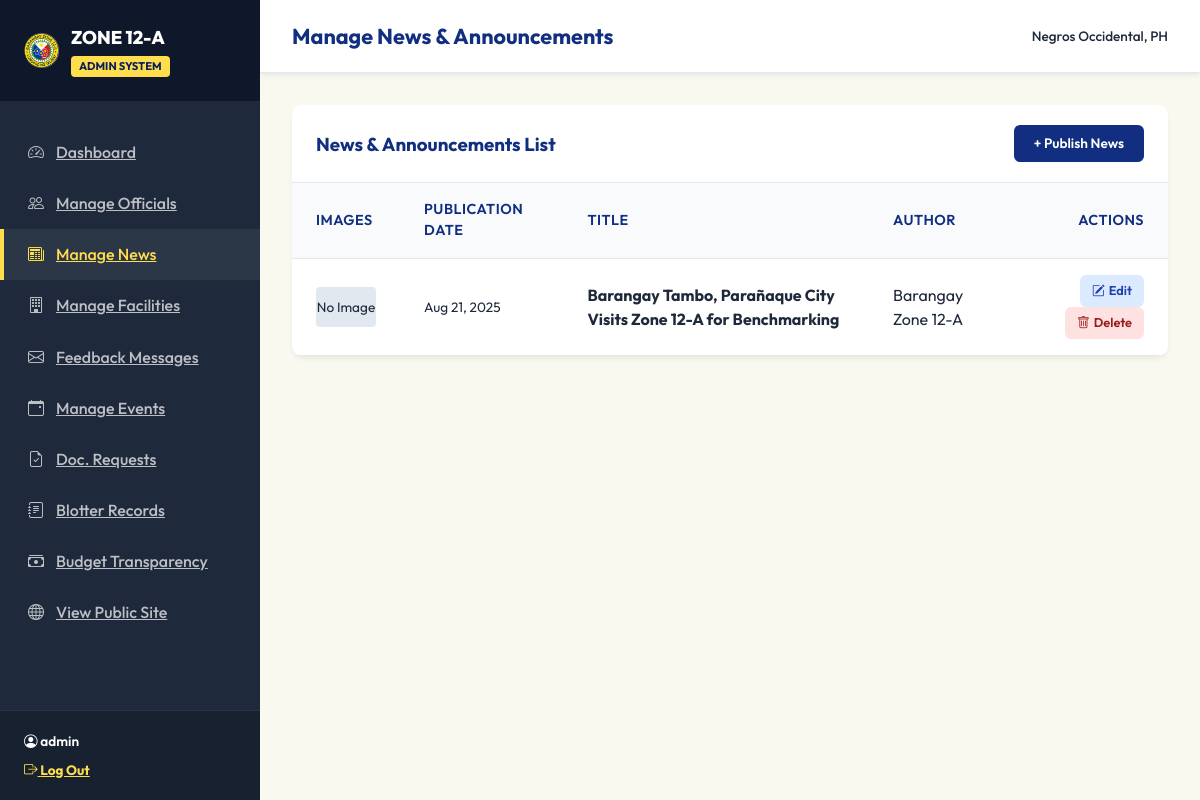
The app's page /admin/manage_news.php (signed in) with its own data.
### tables this page shows
CREATE TABLE `news` (
  `id` INT AUTO_INCREMENT PRIMARY KEY,
  `title` VARCHAR(255) NOT NULL,
  `content` TEXT NOT NULL,
  `image` VARCHAR(255) DEFAULT NULL,
  `date_posted` DATE NOT NULL,
  `author` VARCHAR(100) NOT NULL
);

### admin/manage_news.php (the view, shortened to what this page needs)
<?php
require_once 'includes/admin_header.php';
function parse_news_images($image_data) {
    if (empty($image_data)) return [];
    return [$image_data];
}
try {
    $pdo->exec("ALTER TABLE news MODIFY COLUMN image TEXT DEFAULT NULL");
} catch (PDOException $e) {
}
$action = isset($_GET['action']) ? $_GET['action'] : 'list';
$id = isset($_GET['id']) ? filter_var($_GET['id'], FILTER_VALIDATE_INT) : null;
$news_data = null;
?>
<?php if ($action === 'add' || $action === 'edit'): ?>
    <div style="margin-bottom: 1.5rem;">
        <a href="manage_news.php" class="btn-action btn-edit">← Back to List</a>
    </div>
    <div class="form-card">
        <h3 class="form-title"><?php echo $action === 'add' ? 'Publish News Announcement' : 'Edit News Details'; ?></h3>
        <form action="manage_news.php?action=<?php echo $action; ?><?php echo $id ? '&id=' . $id : ''; ?>" method="POST" enctype="multipart/form-data">
            <div class="form-grid">
                <div class="form-group form-grid-full">
                    <label for="title" class="form-label">Article Title</label>
                    <input type="text" name="title" id="title" class="form-control" placeholder="e.g. Barangay Hall Expansion Project Launched" value="<?php echo htmlspecialchars($news_data['title'] ?? ''); ?>" required>
                </div>
                <div class="form-group form-grid-full">
                    <label for="content" class="form-label">Article Body Content</label>
                    <textarea name="content" id="content" class="form-control" placeholder="Type news article contents here..." style="min-height: 200px;" required><?php echo htmlspecialchars($news_data['content'] ?? ''); ?></textarea>
                </div>
                <div class="form-group">
                    <label for="date_posted" class="form-label">Publication Date</label>
                    <input type="date" name="date_posted" id="date_posted" class="form-control" value="<?php echo htmlspecialchars($news_data['date_posted'] ?? date('Y-m-d')); ?>" required>
                </div>
                <div class="form-group">
                    <label for="author" class="form-label">Author / Department</label>
                    <input type="text" name="author" id="author" class="form-control" placeholder="e.g. Barangay Zone 12-A Secretariat" value="<?php echo htmlspecialchars($news_data['author'] ?? 'Barangay Zone 12-A'); ?>" required>
                </div>
                <div class="form-group form-grid-full">
                    <label for="images" class="form-label">Article Images (Upload multiple images)</label>
                    <input type="file" name="images[]" id="images" class="form-control" multiple accept="image/*">
                    <div style="font-size: 0.8rem; color: var(--color-text-muted); margin-top: 0.35rem;">
                        💡 You can hold <kbd style="background: #e2e8f0; padding: 2px 5px; border-radius: 3px;">Ctrl</kbd> or <kbd style="background: #e2e8f0; padding: 2px 5px; border-radius: 3px;">Cmd</kbd> to select multiple image files at once.
                    </div>
                    <?php
                    $existing_imgs = $news_data ? parse_news_images($news_data['image']) : [];
                    if (!empty($existing_imgs)):
                    ?>
                        <div style="margin-top: 1.25rem;">
                            <label class="form-label">Currently Attached Images (<?php echo count($existing_imgs); ?>):</label>
                            <div style="display: flex; flex-wrap: wrap; gap: 1rem; margin-top: 0.5rem;" id="existing-images-container">
                                <?php foreach ($existing_imgs as $idx => $img_path): ?>
                                    <div class="existing-img-card" id="img-card-<?php echo $idx; ?>" style="position: relative; width: 110px; border: 1px solid var(--color-border); border-radius: var(--radius-sm); padding: 5px; background: #ffffff; text-align: center; box-shadow: var(--shadow-sm);">
                                        <input type="hidden" name="existing_images[]" value="<?php echo htmlspecialchars($img_path); ?>">
                                        <img src="../<?php echo htmlspecialchars($img_path); ?>" alt="Preview" style="width: 100%; height: 75px; object-fit: cover; border-radius: 4px;">
                                        <button type="button" onclick="removeImageCard(<?php echo $idx; ?>, '<?php echo htmlspecialchars($img_path); ?>')" style="margin-top: 5px; background: #fee2e2; color: #ef4444; border: 1px solid #fecaca; border-radius: 4px; padding: 3px 6px; font-size: 0.75rem; font-weight: 600; cursor: pointer; width: 100%;">
                                            <i class="bi bi-trash"></i> Remove
                                        </button>
                                    </div>
                                <?php endforeach; ?>
                            </div>
                            <div id="deleted-inputs"></div>
                        </div>
                    <?php endif; ?>
                </div>
            </div>
            <button type="submit" class="btn-action btn-add" style="margin-top: 1.5rem; font-size: 0.95rem; width: 100%; justify-content: center; border: none;">
                Publish Announcement
            </button>
        </form>
        <script>
        function removeImageCard(idx, imgPath) {
            const card = document.getElementById('img-card-' + idx);
            if (card) {
                card.remove();
            }
            const deletedDiv = document.getElementById('deleted-inputs');
            if (deletedDiv) {
                const hiddenInput = document.createElement('input');
                hiddenInput.type = 'hidden';
                hiddenInput.name = 'deleted_images[]';
                hiddenInput.value = imgPath;
                deletedDiv.appendChild(hiddenInput);
            }
        }
        </script>
    </div>
<?php else: ?>
    <div class="table-card">
        <div class="table-header">
            <h3 style="color: var(--color-primary);">News & Announcements List</h3>
            <a href="manage_news.php?action=add" class="btn-action btn-add">+ Publish News</a>
        </div>
        <?php
        try {
            $stmt = $pdo->query("SELECT * FROM news ORDER BY date_posted DESC");
            $news_list = $stmt->fetchAll();
        } catch (PDOException $e) {
            $news_list = [];
        }
        ?>
        <?php if (!empty($news_list)): ?>
            <table class="admin-table">
                <thead>
                    <tr>
                        <th>Images</th>
                        <th>Publication Date</th>
                        <th>Title</th>
                        <th>Author</th>
                        <th style="text-align: right;">Actions</th>
                    </tr>
                </thead>
                <tbody>
                    <?php foreach ($news_list as $row): ?>
                        <tr>
                            <td>
                                <?php
                                $imgs = parse_news_images($row['image']);
                                if (!empty($imgs)):
                                ?>
                                    <div style="display: flex; align-items: center; gap: 0.5rem;">
                                        <img src="../<?php echo htmlspecialchars($imgs[0]); ?>" alt="Thumbnail" style="width: 60px; height: 40px; border-radius: 4px; object-fit: cover;">
                                        <?php if (count($imgs) > 1): ?>
                                            <span class="badge" style="background-color: #dbeafe; color: #1e40af; font-size: 0.7rem; padding: 0.2rem 0.4rem;"><?php echo count($imgs); ?> photos</span>
                                        <?php endif; ?>
                                    </div>
                                <?php else: ?>
                                    <div style="width: 60px; height: 40px; border-radius: 4px; background-color: var(--color-border); display: flex; align-items: center; justify-content: center; font-size: 0.85rem;" class="text-muted">No Image</div>
                                <?php endif; ?>
                            </td>
                            <td style="font-size: 0.85rem; color: var(--color-text-muted);">
                                <?php echo date("M d, Y", strtotime($row['date_posted'])); ?>
                            </td>
                            <td><strong><?php echo htmlspecialchars($row['title']); ?></strong></td>
                            <td><?php echo htmlspecialchars($row['author']); ?></td>
                            <td style="text-align: right;">
                                <a href="manage_news.php?action=edit&id=<?php echo $row['id']; ?>" class="btn-action btn-edit"><i class="bi bi-pencil-square"></i> Edit</a>
                                <a href="manage_news.php?action=delete&id=<?php echo $row['id']; ?>" class="btn-action btn-delete" onclick="return confirm('Are you sure you want to delete this news article? This will permanently remove its image(s) from the server.');"><i class="bi bi-trash"></i> Delete</a>
                            </td>
                        </tr>
                    <?php endforeach; ?>
                </tbody>
            </table>
        <?php else: ?>
            <div style="padding: 3rem; text-align: center;" class="text-muted">
                No news announcements have been published yet. Click "+ Publish News" to begin.
            </div>
        <?php endif; ?>
    </div>
<?php endif; ?>
<?php
require_once 'includes/admin_footer.php';
?>

### admin/assets/admin_style.css (style rules this page uses)
:root { --color-primary: #112E81; --color-primary-dark: #0a1f5a; --color-accent: #FFDE4E; --color-bg-light: #FFFCE1; --color-bg-dark: #0f172a; --color-admin-sidebar: #1e293b; --color-card-bg: #ffffff; --color-text-dark: #1e293b; --color-text-light: #f8fafc; --color-border: #e2e8f0; --color-success: #10b981; --color-danger: #ef4444; --color-info: #3b82f6; --font-sans: 'Outfit', sans-serif; --transition: all 0.25s ease; --radius-md: 10px; --radius-sm: 6px; --shadow-md: 0 4px 6px -1px rgba(0, 0, 0, 0.05), 0 2px 4px -1px rgba(0, 0, 0, 0.03); }
*, *::before, *::after { box-sizing: border-box; margin: 0; padding: 0; }
body { font-family: var(--font-sans); background-color: var(--color-bg-light); color: var(--color-text-dark); line-height: 1.5; min-height: 100vh; }
.table-card { background-color: #ffffff; border-radius: var(--radius-md); box-shadow: var(--shadow-md); overflow: hidden; margin-bottom: 2rem; }
.table-header { padding: 1.25rem 1.5rem; background-color: #ffffff; border-bottom: 1px solid var(--color-border); display: flex; justify-content: space-between; align-items: center; }
.admin-table { width: 100%; border-collapse: collapse; text-align: left; }
.admin-table th, .admin-table td { padding: 1rem 1.5rem; border-bottom: 1px solid var(--color-border); vertical-align: middle; }
.admin-table th { background-color: #f8fafc; font-weight: 600; color: var(--color-primary); font-size: 0.9rem; text-transform: uppercase; letter-spacing: 0.5px; }
.btn-action { display: inline-flex; align-items: center; justify-content: center; padding: 0.4rem 0.75rem; border-radius: var(--radius-sm); font-size: 0.8rem; font-weight: 600; border: none; cursor: pointer; transition: var(--transition); text-decoration: none; gap: 0.25rem; }
.btn-edit { background-color: #dbeafe; color: #1e40af; }
.btn-delete { background-color: #fee2e2; color: #991b1b; }
.btn-add { background-color: var(--color-primary); color: #ffffff; padding: 0.5rem 1.25rem; border-radius: var(--radius-sm); font-size: 0.85rem; font-weight: 600; }
.table-card { background-color: #ffffff; border-radius: var(--radius-md); box-shadow: var(--shadow-md); overflow-x: auto; -webkit-overflow-scrolling: touch; margin-bottom: 2rem; }

### records on screen
news: date_posted "Aug 21, 2025", title "Barangay Tambo, Parañaque City Visits Zone 12-A for Benchmarking", author "Barangay Zone 12-A"

### other values on screen
$_SESSION['admin_username'] "admin"
$admin_title "Manage News & Announcements"
